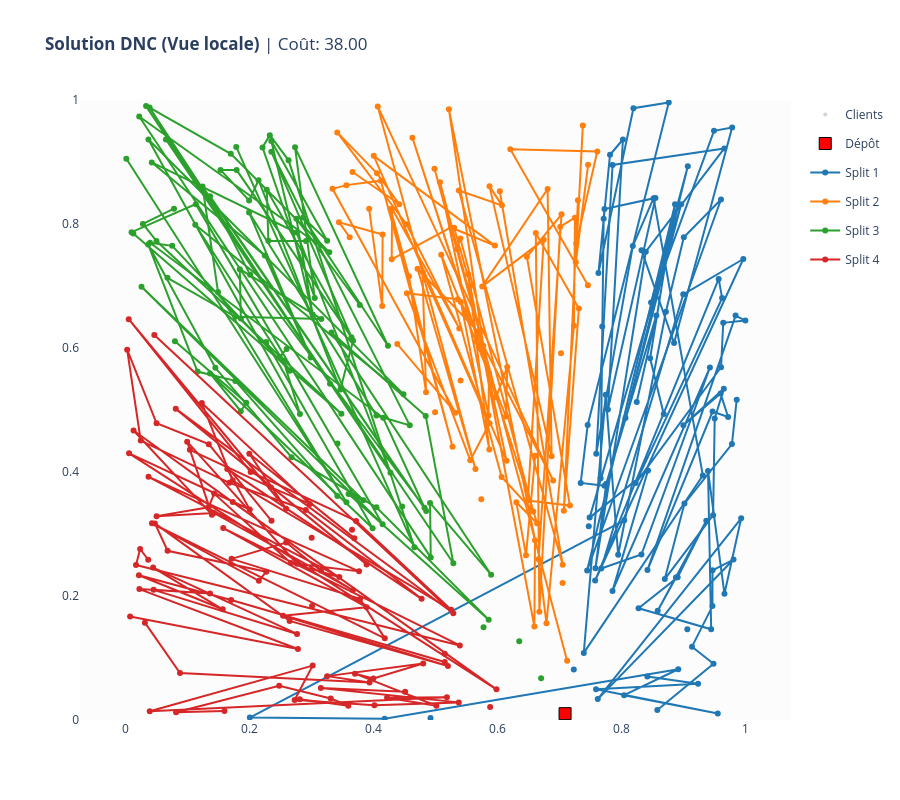

The notebook cell saved with this chart:
### Code cell
print(f"Lancement de l'inférence (Split en {opts.dnc_n_splits} sous-problèmes)...")
    
# On appelle la méthode solve que nous avons ajoutée à la classe DNC
# T=100 ou 200 itérations de PPO pour raffiner la solution

results = agent.solve(batch, T=500, val_m=opts.val_m, stall_limit=opts.stall_limit)
    

# ==========================================
# 5. RÉSULTATS & VISUALISATION
# ==========================================
final_cost = results['total_cost'][0].item()
print(f"\n🏆 Coût Final Reconstruit : {final_cost:.4f}")

# Visualisation
plot_dnc(batch, results, n_splits=opts.dnc_n_splits, idx=0)

### Figure 1 — Plotly figure (JSON) as saved in the notebook; plotly's stock layout.template omitted (floating-point values rounded to 4 significant figures; data arrays with more than 128 entries replaced by an {"elided": "..."} marker saying what was removed)
{"data": [{"hoverinfo": "skip", "marker": {"color": "lightgray", "size": 4}, "mode": "markers", "name": "Clients", "type": "scatter", "x": {"elided": "599 float values"}, "y": {"elided": "599 float values"}}, {"hoverinfo": "name", "marker": {"color": "red", "line": {"color": "black", "width": 1}, "size": 12, "symbol": "square"}, "mode": "markers", "name": "Dépôt", "type": "scatter", "x": [0.709], "y": [0.01021]}, {"connectgaps": false, "hovertemplate": "<b>Split 1</b><br>Client: %{text}<extra></extra>", "legendgroup": "Split 1", "line": {"color": "#1f77b4", "width": 2}, "marker": {"color": "#1f77b4", "size": 6}, "mode": "lines+markers", "name": "Split 1", "text": {"elided": "150 str values"}, "type": "scatter", "x": {"elided": "150 float values"}, "y": {"elided": "150 float values"}}, {"connectgaps": false, "hovertemplate": "<b>Split 2</b><br>Client: %{text}<extra></extra>", "legendgroup": "Split 2", "line": {"color": "#ff7f0e", "width": 2}, "marker": {"color": "#ff7f0e", "size": 6}, "mode": "lines+markers", "name": "Split 2", "text": {"elided": "150 str values"}, "type": "scatter", "x": {"elided": "150 float values"}, "y": {"elided": "150 float values"}}, {"connectgaps": false, "hovertemplate": "<b>Split 3</b><br>Client: %{text}<extra></extra>", "legendgroup": "Split 3", "line": {"color": "#2ca02c", "width": 2}, "marker": {"color": "#2ca02c", "size": 6}, "mode": "lines+markers", "name": "Split 3", "text": {"elided": "150 str values"}, "type": "scatter", "x": {"elided": "150 float values"}, "y": {"elided": "150 float values"}}, {"connectgaps": false, "hovertemplate": "<b>Split 4</b><br>Client: %{text}<extra></extra>", "legendgroup": "Split 4", "line": {"color": "#d62728", "width": 2}, "marker": {"color": "#d62728", "size": 6}, "mode": "lines+markers", "name": "Split 4", "text": {"elided": "150 str values"}, "type": "scatter", "x": {"elided": "150 float values"}, "y": {"elided": "150 float values"}}], "layout": {"height": 800, "legend": {"itemclick": "toggleothers", "itemdoubleclick": "toggle"}, "plot_bgcolor": "rgba(245,245,245,0.3)", "title": {"text": "<b>Solution DNC (Vue locale)</b> | Coût: 38.00"}, "width": 900, "xaxis": {"range": [0, 1], "scaleanchor": "y", "scaleratio": 1, "showgrid": false, "zeroline": false}, "yaxis": {"range": [0, 1], "showgrid": false, "zeroline": false}}}
